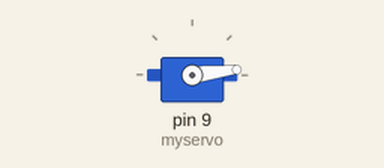
This sketch was run on a simulated Arduino Uno, built with avr-gcc and run on an emulated ATmega328P. Parts: servo. What the sketch prints to the serial monitor is not drawn.

Above: at 0.05 s.
At 0.7 s:
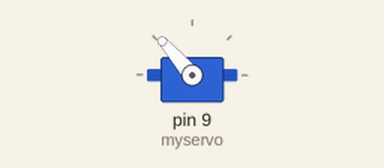
At 1.4 s:
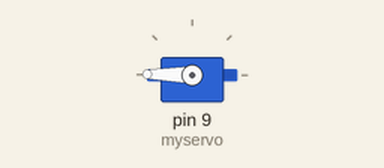
At 2.75 s:
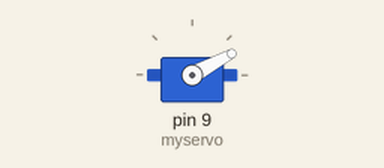
Timing chart, 0 to 6.6 s (numbered marks = the images above):
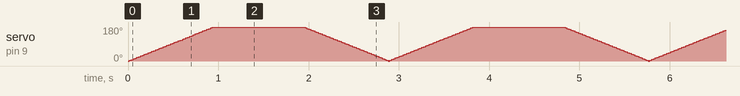

The sketch:

myservo_sweep.ino
```cpp
 #include <Servo.h>

 Servo myservo;

 int pos = 0;
 int i = 0;

 void setup()
 {
   Serial.begin(9600);
   myservo.attach(9);
 }

 void loop()
 {
   for( i=0; i<180; i++ ) {
     myservo.write(i);
     Serial.println(i);
     delay(5);
   }
   delay(1000);
   for( i=180; i > 0; i--) {
     myservo.write(i);
     Serial.println(i);
     delay(5);
   }
 }
```
